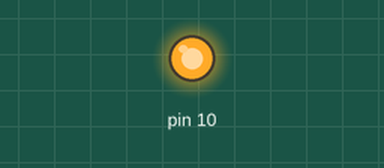
Simulated run of this sketch. Board: Arduino Uno, built with avr-gcc and run on an emulated ATmega328P. Parts: output pins drawn as LEDs (lit = HIGH). What the sketch prints to the serial monitor is not drawn.

Above: at 1.3 s.
At 1.9 s:
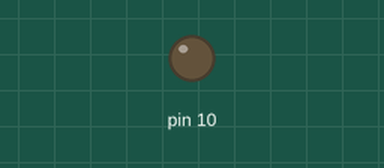
Timing chart, 0 to 3.4 s (numbered marks = the images above):
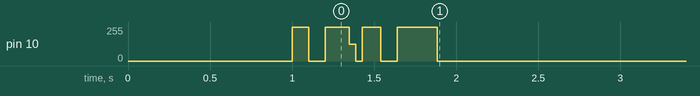

The sketch:

ContiConversion-SingleRead.ino
```cpp
#include <SPI.h>
#include <AD7193.h>

AD7193 AD7193;
unsigned long ch1Data;
unsigned long ch2Data;
float ch1Voltage;
float ch2Voltage;
float TwoChannelRatio;

float ch1Scaling = 49.0;
float ch1Offset = 0.002;
float ch2Scaling = 49.0;
float ch2Offset = 0.002;
unsigned long Channels;
unsigned long buffer[4] = {0,0,0,0};
unsigned long data;
void setup() {

  ///////////////////////////
  // setup Serial and SPI
  ///////////////////////////
  Serial.begin(115200);
  delay(1000);
  AD7193.begin();

  ///////////////////////////////////
  // Device setup
  ///////////////////////////////////

  //This will append status bits onto end of data - is required for library to work properly
  AD7193.AppendStatusValuetoData();

  // Set the gain of the PGA
  AD7193.SetPGAGain(1);

  // Set the Averaging
  AD7193.SetAveraging(20);

  AD7193.SetSincFilter(1);

  AD7193.SetPsuedoDifferentialInputs();

  /////////////////////////////////////
  // Calibrate with given PGA settings - need to recalibrate if PGA setting is changed
  /////////////////////////////////////
  AD7193.SetChannels(0x1);
  delay(10);
  AD7193.Calibrate();
  AD7193.SetChannels(0x2);
  delay(10);
  AD7193.Calibrate();

  // Debug - Check register map values
  AD7193.ReadRegisterMap();

  //////////////////////////////////////
  //Serial.println("\nBegin AD7193 conversion - single conversion (pg 35 of datasheet, figure 25)");

  Serial.setTimeout(10);
  AD7193.SetChannels(0x3);
  delay(10);
  AD7193.SetContinousConversionMode();

  ch1Voltage = 1.;
  ch2Voltage = 0.;
  TwoChannelRatio = 0.;
}


// Dev Notes:
// If we want to enable on-the-fly setting changes,
// such as changing averaging time, we can use the serial port
// and get the Arduino to constantly read within the loop on top of
// writing the voltage data
// If we change any parameters of the ADC we must RECALIBRATE both chs

// Sometimes the board does not initialise properly: use the SingleConversion
// script to run it, somehow this resets something and allows continuous conversion again.

void loop() {
  // AD7193.SetChannels(0x3);
  // delay(10);
  // AD7193.SetContinousConversionMode();
  //delay(10);

  // while(1) {
    // Wait for ADC conversion
    AD7193.WaitForADC();

    // Querying Single Read value
    //SPI.transfer(0x58);

    // Response of chips
    //SPI.transfer(buffer, 4);
    data = AD7193.ReadADCData();
    Channels = data & 0x0000000F;

    // Serial Print
    if (Channels == 0)
    {
    ch1Voltage = AD7193.DataToVoltage(data >> 8)*1000;
    ch1Voltage = (ch1Voltage - ch1Offset) / ch1Scaling;
    Serial.print("\nCH1Voltage:");
    Serial.print(ch1Voltage, 6);
    //Serial.print(",");
    }
    else if (Channels == 1)
    {
      ch2Voltage = AD7193.DataToVoltage(data >> 8)*1000;
      ch2Voltage = (ch2Voltage - ch2Offset) / ch2Scaling;
      Serial.print("\nCH2Voltage:");
      Serial.print(ch2Voltage, 6);
      //Serial.print(",");
      TwoChannelRatio = ch2Voltage/ch1Voltage;
      Serial.print("\nTwoChannelRatio:");
      Serial.print(TwoChannelRatio, 6);
    }
    else {Serial.print("Error in statue register");}
  // }
}
```
